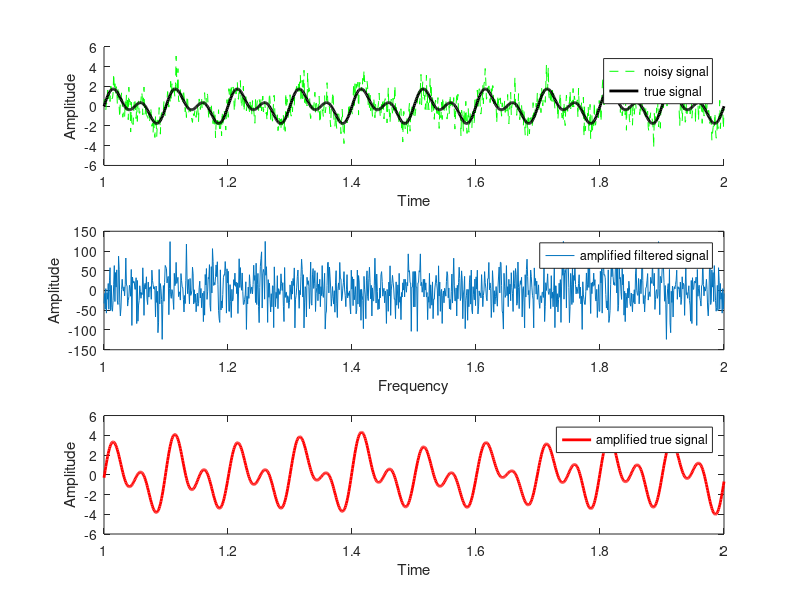

Write the MATLAB code that produced this figure.
% Muhammad Rabiul Alam

clc;
clear all;

t = linspace(1,2,1024);
x=sin(2*pi*10*t)+sin(2*pi*20*t);
y = awgn(x,0.5); 
subplot(3,1,1);
hold on;
plot(t,y,'g--'); 
plot(t,x,'k','LineWidth',2); 
xlabel('Time');
ylabel('Amplitude');
legend('noisy signal','true signal');

y = 2*y; 

Y = fft(y);
subplot(3,1,2);
plot(t,Y); 
xlabel('Frequency');
ylabel('Amplitude');
legend('amplified filtered signal');

r = 20;
rectangle = zeros(size(Y));
rectangle(1:r+1) = 1;
rectangle(end-r+1:end) = 1;     
y_rect = ifft(Y.*rectangle);
subplot(3,1,3);
plot(t,y_rect,'r','LineWidth',2);
xlabel('Time');
ylabel('Amplitude');
legend('amplified true signal');

